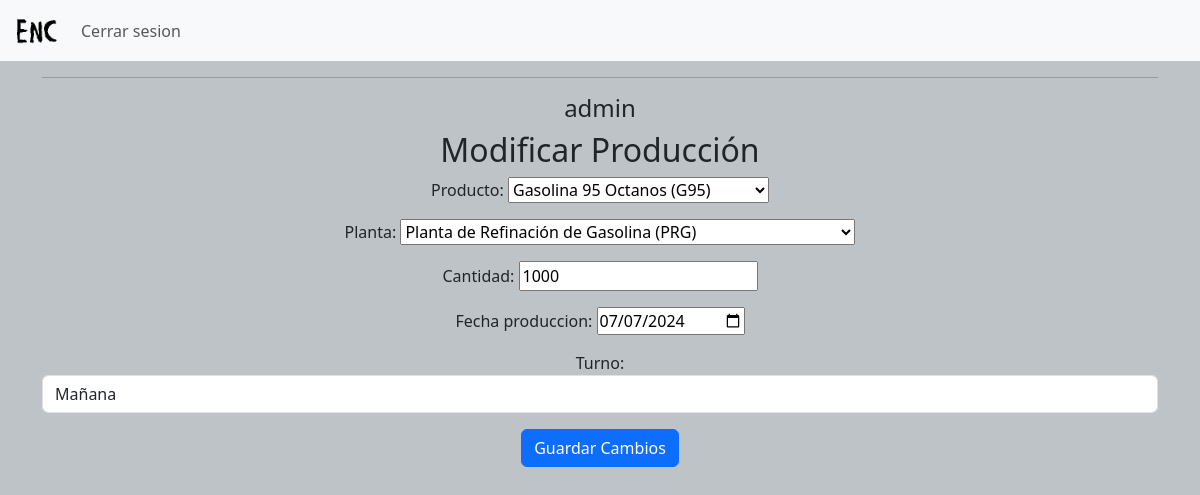
Page /modificar/1/ (signed in) on the earlier database version.
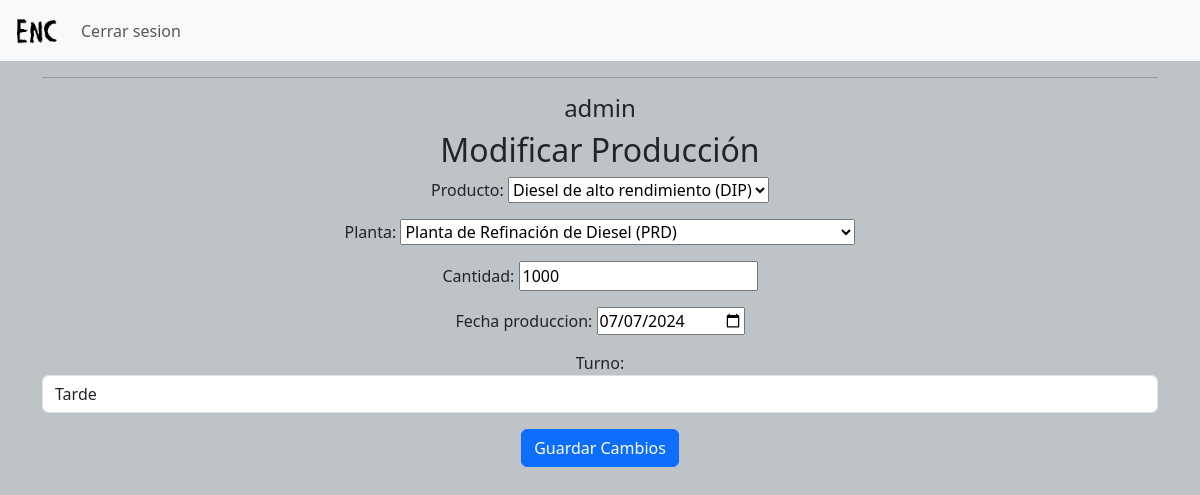
Same page on the later database version.
### proyecto_tlp/models.py (models this page shows)
class RegistroProduccion(models.Model):
    producto = models.ForeignKey(Producto, on_delete=models.CASCADE)
    planta = models.ForeignKey(Planta, on_delete=models.CASCADE)
    cantidad = models.PositiveIntegerField()
    fecha_produccion = models.DateField()
    turno = models.CharField(max_length= 2, choices=(('AM', 'Mañana'), ('PM', 'Tarde'), ('MM', 'Noche')))
    hora_registro = models.DateTimeField(auto_now_add=True)
    operador = models.ForeignKey(User, on_delete=models.CASCADE)
    modificado_por = models.ForeignKey(User, on_delete=models.CASCADE, related_name='modificador', null=True, blank=True)
    fecha_modificacion = models.DateTimeField(null=True, blank=True)
    anulado = models.BooleanField(default=False)
    anulado_por = models.ForeignKey(User, on_delete=models.SET_NULL, null=True, related_name='anulador', blank=True)
    fecha_anulacion = models.DateTimeField(null=True, blank=True)

### proyecto_tlp/views.py (the view)
# urls.py: path('modificar/<int:pk>/', views.modificar_produccion, name='modificar_produccion'),
@login_required
def modificar_produccion(request, pk):
    registro = get_object_or_404(RegistroProduccion, pk=pk, operador=request.user)
    if request.method == 'POST':
        form = RegistroProduccionForm(request.POST, instance=registro)
        if form.is_valid():
            registro = form.save(commit=False)
            registro.modificado_por = request.user
            registro.fecha_modificacion = timezone.now()
            registro.save()
            return redirect('home')  # Redirecciona a la vista de home, recomendado cambiar
    else:
        form = RegistroProduccionForm(instance=registro)
    return render(request, 'proyecto_tlp/modificar_produccion.html', {'form': form})

### proyecto_tlp/forms.py
class RegistroProduccionForm(forms.ModelForm):
    class Meta:
        model = RegistroProduccion
        fields = ['producto', 'planta', 'cantidad', 'fecha_produccion', 'turno']
        widgets = {
            'fecha_produccion': forms.DateInput(attrs={'type': 'date'}),
            'turno': forms.Select(attrs={'class': 'form-control'}),
        }

### proyecto_tlp/models.py (called while the page is built)
    def __str__(self):
        return f"{self.nombre} ({self.codigo})"

    def __str__(self):
        return f"{self.nombre} ({self.codigo})"

### proyecto_tlp/templates/proyecto_tlp/modificar_produccion.html (shortened to what this page needs)
{% extends 'proyecto_tlp/base.html' %}
{% block content %}
<h2>Modificar Producción</h2>
<form method="post">
  {{ form.as_p }}
  <button type="submit" class="btn btn-primary">Guardar Cambios</button>
</form>
{% endblock %}

Differences in the rows shown:
changed RegistroProduccion: producto "Gasolina 95 Octanos (G95)" → "Diesel de alto rendimiento (DIP)"; planta "Planta de Refinación de Gasolina (PRG)" → "Planta de Refinación de Diesel (PRD)"; turno "Mañana" → "Tarde"
